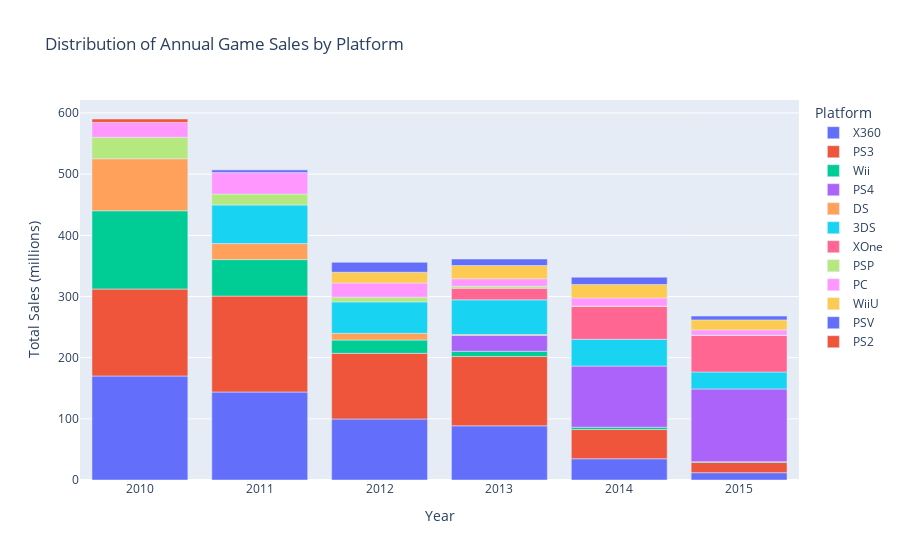

Notebook source saved alongside this figure:
### Code cell
# what platform's sales are increasing

fig = px.bar(
    best_sellers_sample,
    x='year_of_release',
    y='total_sales',
    color='platform',
    title='Distribution of Annual Game Sales by Platform',
    labels={
        'year_of_release': 'Year',
        'total_sales': 'Total Sales (millions)',
        'platform': 'Platform'
    }
)

display(fig.show())

### Figure 1 — Plotly figure (JSON) as saved in the notebook; plotly's stock layout.template omitted (floating-point values rounded to 4 significant figures)
{"data": [{"alignmentgroup": "True", "hovertemplate": "Platform=X360<br>Year=%{x}<br>Total Sales (millions)=%{y}<extra></extra>", "legendgroup": "X360", "marker": {"color": "#636efa", "pattern": {"shape": ""}}, "name": "X360", "offsetgroup": "X360", "orientation": "v", "showlegend": true, "textposition": "auto", "type": "bar", "x": [2010, 2011, 2012, 2013, 2014, 2015], "xaxis": "x", "y": [170.0, 143.8, 99.74, 88.58, 34.74, 11.96], "yaxis": "y"}, {"alignmentgroup": "True", "hovertemplate": "Platform=PS3<br>Year=%{x}<br>Total Sales (millions)=%{y}<extra></extra>", "legendgroup": "PS3", "marker": {"color": "#EF553B", "pattern": {"shape": ""}}, "name": "PS3", "offsetgroup": "PS3", "orientation": "v", "showlegend": true, "textposition": "auto", "type": "bar", "x": [2011, 2010, 2013, 2012, 2014, 2015], "xaxis": "x", "y": [156.8, 142.2, 113.2, 107.4, 47.76, 16.82], "yaxis": "y"}, {"alignmentgroup": "True", "hovertemplate": "Platform=Wii<br>Year=%{x}<br>Total Sales (millions)=%{y}<extra></extra>", "legendgroup": "Wii", "marker": {"color": "#00cc96", "pattern": {"shape": ""}}, "name": "Wii", "offsetgroup": "Wii", "orientation": "v", "showlegend": true, "textposition": "auto", "type": "bar", "x": [2010, 2011, 2012, 2013, 2014, 2015], "xaxis": "x", "y": [128.0, 59.65, 21.71, 8.59, 3.75, 1.14], "yaxis": "y"}, {"alignmentgroup": "True", "hovertemplate": "Platform=PS4<br>Year=%{x}<br>Total Sales (millions)=%{y}<extra></extra>", "legendgroup": "PS4", "marker": {"color": "#ab63fa", "pattern": {"shape": ""}}, "name": "PS4", "offsetgroup": "PS4", "orientation": "v", "showlegend": true, "textposition": "auto", "type": "bar", "x": [2015, 2014, 2013], "xaxis": "x", "y": [118.9, 100, 25.99], "yaxis": "y"}, {"alignmentgroup": "True", "hovertemplate": "Platform=DS<br>Year=%{x}<br>Total Sales (millions)=%{y}<extra></extra>", "legendgroup": "DS", "marker": {"color": "#FFA15A", "pattern": {"shape": ""}}, "name": "DS", "offsetgroup": "DS", "orientation": "v", "showlegend": true, "textposition": "auto", "type": "bar", "x": [2010, 2011, 2012, 2013], "xaxis": "x", "y": [85.02, 26.18, 11.01, 1.54], "yaxis": "y"}, {"alignmentgroup": "True", "hovertemplate": "Platform=3DS<br>Year=%{x}<br>Total Sales (millions)=%{y}<extra></extra>", "legendgroup": "3DS", "marker": {"color": "#19d3f3", "pattern": {"shape": ""}}, "name": "3DS", "offsetgroup": "3DS", "orientation": "v", "showlegend": true, "textposition": "auto", "type": "bar", "x": [2011, 2013, 2012, 2014, 2015], "xaxis": "x", "y": [63.2, 56.57, 51.36, 43.76, 27.78], "yaxis": "y"}, {"alignmentgroup": "True", "hovertemplate": "Platform=XOne<br>Year=%{x}<br>Total Sales (millions)=%{y}<extra></extra>", "legendgroup": "XOne", "marker": {"color": "#FF6692", "pattern": {"shape": ""}}, "name": "XOne", "offsetgroup": "XOne", "orientation": "v", "showlegend": true, "textposition": "auto", "type": "bar", "x": [2015, 2014, 2013], "xaxis": "x", "y": [60.14, 54.07, 18.96], "yaxis": "y"}, {"alignmentgroup": "True", "hovertemplate": "Platform=PSP<br>Year=%{x}<br>Total Sales (millions)=%{y}<extra></extra>", "legendgroup": "PSP", "marker": {"color": "#B6E880", "pattern": {"shape": ""}}, "name": "PSP", "offsetgroup": "PSP", "orientation": "v", "showlegend": true, "textposition": "auto", "type": "bar", "x": [2010, 2011, 2012, 2013, 2014, 2015], "xaxis": "x", "y": [35.04, 17.82, 7.69, 3.14, 0.24, 0.12], "yaxis": "y"}, {"alignmentgroup": "True", "hovertemplate": "Platform=PC<br>Year=%{x}<br>Total Sales (millions)=%{y}<extra></extra>", "legendgroup": "PC", "marker": {"color": "#FF97FF", "pattern": {"shape": ""}}, "name": "PC", "offsetgroup": "PC", "orientation": "v", "showlegend": true, "textposition": "auto", "type": "bar", "x": [2011, 2010, 2012, 2014, 2013, 2015], "xaxis": "x", "y": [35.03, 24.28, 23.22, 13.28, 12.38, 8.52], "yaxis": "y"}, {"alignmentgroup": "True", "hovertemplate": "Platform=WiiU<br>Year=%{x}<br>Total Sales (millions)=%{y}<extra></extra>", "legendgroup": "WiiU", "marker": {"color": "#FECB52", "pattern": {"shape": ""}}, "name": "WiiU", "offsetgroup": "WiiU", "orientation": "v", "showlegend": true, "textposition": "auto", "type": "bar", "x": [2014, 2013, 2012, 2015], "xaxis": "x", "y": [22.03, 21.65, 17.56, 16.35], "yaxis": "y"}, {"alignmentgroup": "True", "hovertemplate": "Platform=PSV<br>Year=%{x}<br>Total Sales (millions)=%{y}<extra></extra>", "legendgroup": "PSV", "marker": {"color": "#636efa", "pattern": {"shape": ""}}, "name": "PSV", "offsetgroup": "PSV", "orientation": "v", "showlegend": true, "textposition": "auto", "type": "bar", "x": [2012, 2014, 2013, 2015, 2011], "xaxis": "x", "y": [16.19, 11.9, 10.59, 6.25, 4.63], "yaxis": "y"}, {"alignmentgroup": "True", "hovertemplate": "Platform=PS2<br>Year=%{x}<br>Total Sales (millions)=%{y}<extra></extra>", "legendgroup": "PS2", "marker": {"color": "#EF553B", "pattern": {"shape": ""}}, "name": "PS2", "offsetgroup": "PS2", "orientation": "v", "showlegend": true, "textposition": "auto", "type": "bar", "x": [2010, 2011], "xaxis": "x", "y": [5.64, 0.45], "yaxis": "y"}], "layout": {"barmode": "relative", "legend": {"title": {"text": "Platform"}, "tracegroupgap": 0}, "title": {"text": "Distribution of Annual Game Sales by Platform"}, "xaxis": {"anchor": "y", "domain": [0, 1], "title": {"text": "Year"}}, "yaxis": {"anchor": "x", "domain": [0, 1], "title": {"text": "Total Sales (millions)"}}}}
